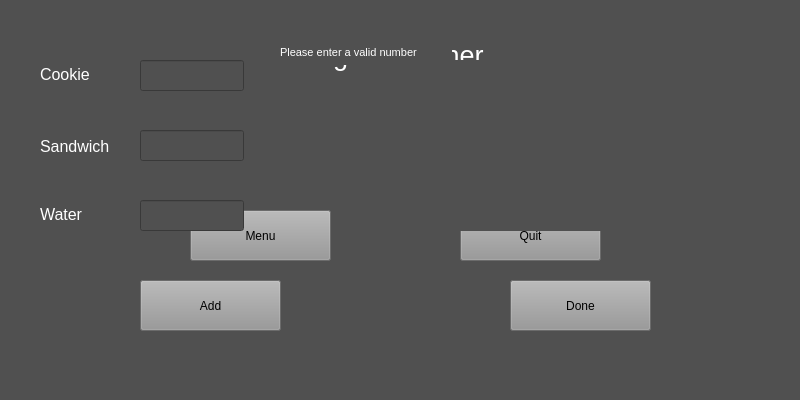
<?xml version="1.0" encoding="UTF-8"?>
<ui version="4.0">
 <class>MainWindow</class>
 <widget class="QMainWindow" name="MainWindow">
  <property name="geometry">
   <rect>
    <x>0</x>
    <y>0</y>
    <width>800</width>
    <height>400</height>
   </rect>
  </property>
  <property name="minimumSize">
   <size>
    <width>800</width>
    <height>400</height>
   </size>
  </property>
  <property name="maximumSize">
   <size>
    <width>800</width>
    <height>400</height>
   </size>
  </property>
  <property name="windowTitle">
   <string>Keaghon's Diner</string>
  </property>
  <property name="styleSheet">
   <string notr="true">background-color: rgb(80,80,80)</string>
  </property>
  <widget class="QWidget" name="centralwidget">
   <widget class="QLabel" name="main_menu_label">
    <property name="geometry">
     <rect>
      <x>190</x>
      <y>10</y>
      <width>361</width>
      <height>91</height>
     </rect>
    </property>
    <property name="font">
     <font>
      <pointsize>20</pointsize>
     </font>
    </property>
    <property name="styleSheet">
     <string notr="true">color: rgb(255,255,255)</string>
    </property>
    <property name="text">
     <string>Keaghon's Diner</string>
    </property>
    <property name="indent">
     <number>95</number>
    </property>
   </widget>
   <widget class="QPushButton" name="menu_button">
    <property name="geometry">
     <rect>
      <x>190</x>
      <y>210</y>
      <width>141</width>
      <height>51</height>
     </rect>
    </property>
    <property name="styleSheet">
     <string notr="true">background-color: rgb(150,150,150)
</string>
    </property>
    <property name="text">
     <string>Menu</string>
    </property>
   </widget>
   <widget class="QPushButton" name="quit_button">
    <property name="geometry">
     <rect>
      <x>460</x>
      <y>210</y>
      <width>141</width>
      <height>51</height>
     </rect>
    </property>
    <property name="styleSheet">
     <string notr="true">background-color: rgb(150,150,150)</string>
    </property>
    <property name="text">
     <string>Quit</string>
    </property>
   </widget>
   <widget class="QLabel" name="cookie_label">
    <property name="geometry">
     <rect>
      <x>40</x>
      <y>66</y>
      <width>71</width>
      <height>16</height>
     </rect>
    </property>
    <property name="font">
     <font>
      <pointsize>12</pointsize>
     </font>
    </property>
    <property name="styleSheet">
     <string notr="true">color: rgb(255,255,255)</string>
    </property>
    <property name="text">
     <string>Cookie</string>
    </property>
   </widget>
   <widget class="QLabel" name="sandwich_label">
    <property name="geometry">
     <rect>
      <x>40</x>
      <y>138</y>
      <width>91</width>
      <height>16</height>
     </rect>
    </property>
    <property name="font">
     <font>
      <pointsize>12</pointsize>
     </font>
    </property>
    <property name="styleSheet">
     <string notr="true">color: rgb(255,255,255)</string>
    </property>
    <property name="text">
     <string>Sandwich</string>
    </property>
   </widget>
   <widget class="QLabel" name="water_label">
    <property name="geometry">
     <rect>
      <x>40</x>
      <y>206</y>
      <width>71</width>
      <height>16</height>
     </rect>
    </property>
    <property name="font">
     <font>
      <pointsize>12</pointsize>
     </font>
    </property>
    <property name="styleSheet">
     <string notr="true">color: rgb(255,255,255)</string>
    </property>
    <property name="text">
     <string>Water</string>
    </property>
   </widget>
   <widget class="QPushButton" name="add_button">
    <property name="geometry">
     <rect>
      <x>140</x>
      <y>280</y>
      <width>141</width>
      <height>51</height>
     </rect>
    </property>
    <property name="styleSheet">
     <string notr="true">background-color: rgb(150,150,150)</string>
    </property>
    <property name="text">
     <string>Add</string>
    </property>
   </widget>
   <widget class="QPushButton" name="done_button">
    <property name="geometry">
     <rect>
      <x>510</x>
      <y>280</y>
      <width>141</width>
      <height>51</height>
     </rect>
    </property>
    <property name="styleSheet">
     <string notr="true">background-color: rgb(150,150,150)</string>
    </property>
    <property name="text">
     <string>Done</string>
    </property>
   </widget>
   <widget class="QLabel" name="receipt_label">
    <property name="geometry">
     <rect>
      <x>440</x>
      <y>60</y>
      <width>241</width>
      <height>171</height>
     </rect>
    </property>
    <property name="font">
     <font>
      <pointsize>10</pointsize>
     </font>
    </property>
    <property name="styleSheet">
     <string notr="true">qproperty-alignment: AlignTop;
color: rgb(255,255,255)</string>
    </property>
    <property name="text">
     <string/>
    </property>
   </widget>
   <widget class="QLineEdit" name="cookie_entry">
    <property name="geometry">
     <rect>
      <x>140</x>
      <y>60</y>
      <width>104</width>
      <height>31</height>
     </rect>
    </property>
    <property name="styleSheet">
     <string notr="true">color: rgb(255,255,255)</string>
    </property>
   </widget>
   <widget class="QLineEdit" name="sandwich_entry">
    <property name="geometry">
     <rect>
      <x>140</x>
      <y>130</y>
      <width>104</width>
      <height>31</height>
     </rect>
    </property>
    <property name="styleSheet">
     <string notr="true">color: rgb(255,255,255)</string>
    </property>
   </widget>
   <widget class="QLineEdit" name="water_entry">
    <property name="geometry">
     <rect>
      <x>140</x>
      <y>200</y>
      <width>104</width>
      <height>31</height>
     </rect>
    </property>
    <property name="styleSheet">
     <string notr="true">color: rgb(255,255,255)</string>
    </property>
   </widget>
   <widget class="QLabel" name="error_label">
    <property name="geometry">
     <rect>
      <x>280</x>
      <y>40</y>
      <width>172</width>
      <height>25</height>
     </rect>
    </property>
    <property name="font">
     <font>
      <pointsize>8</pointsize>
     </font>
    </property>
    <property name="styleSheet">
     <string notr="true">color: rgb(255,255,255)</string>
    </property>
    <property name="text">
     <string>Please enter a valid number</string>
    </property>
   </widget>
  </widget>
  <widget class="QMenuBar" name="menubar">
   <property name="geometry">
    <rect>
     <x>0</x>
     <y>0</y>
     <width>800</width>
     <height>26</height>
    </rect>
   </property>
  </widget>
  <widget class="QStatusBar" name="statusbar"/>
 </widget>
 <resources/>
 <connections/>
</ui>
